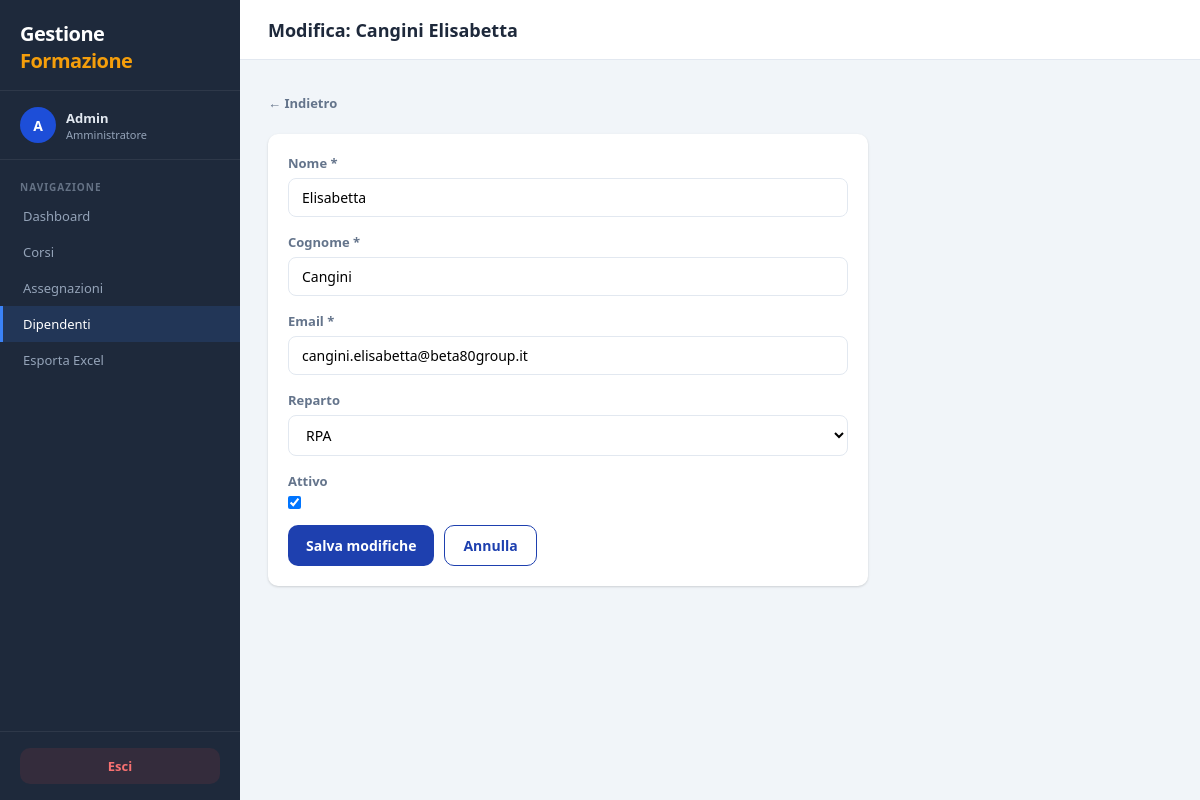
The page /dipendenti/2/modifica/ (signed in) on the database its author committed.
### gestionale/models.py (models this page shows)
class Dipendente(models.Model):
    REPARTO_CHOICES = [
        ('IT', 'IT'),
        ('HR', 'HR'),
        ('PM', 'PM'),
        ('RPA', 'RPA'),
        ('Finance', 'Finance'),
        ('Sales', 'Sales'),
        ('Operations', 'Operations'),
        ('Altro', 'Altro'),
    ]
    nome = models.CharField(max_length=100)
    cognome = models.CharField(max_length=100)
    email = models.EmailField(unique=True)
    reparto = models.CharField(max_length=100, blank=True, choices=REPARTO_CHOICES, db_index=True)
    attivo = models.BooleanField(default=True)
    class Meta:
        verbose_name_plural = 'Dipendenti'
        ordering = ['cognome', 'nome']
    def __str__(self):
        return f'{self.cognome} {self.nome}'

### gestionale/views.py (the view, shortened to what this page needs)
# urls.py: path('dipendenti/<int:pk>/modifica/', views.DipendenteUpdateView.as_view(), name='dipendente_update'),
class DipendenteUpdateView(LoginRequiredMixin, UpdateView):
    model = Dipendente
    form_class = DipendenteForm
    template_name = 'gestionale/dipendenti/form.html'
    def get_object(self, queryset=None):
        obj = super().get_object(queryset)
        if not self.request.user.is_staff and obj.email != self.request.user.email:
            raise PermissionDenied
        return obj

### gestionale/forms.py
class DipendenteForm(StyledFormMixin, forms.ModelForm):
    class Meta:
        model = Dipendente
        fields = ['nome', 'cognome', 'email', 'reparto', 'attivo']

### gestionale/templates/gestionale/dipendenti/form.html (shortened to what this page needs)
{% extends "gestionale/base.html" %}
{% block page_title %}{% if object %}Modifica: {{ object }}{% else %}Nuovo dipendente{% endif %}{% endblock %}
{% block content %}
<a href="{% if object %}{% url 'gestionale:dipendente_detail' object.pk %}{% else %}{% url 'gestionale:dipendente_list' %}{% endif %}" class="back-btn">← Indietro</a>
<div class="card" style="max-width:600px;">
  <div class="card-body">
    <form method="post">
      {% for field in form %}
      <div class="form-group">
        <label class="form-label" for="{{ field.id_for_label }}">
          {{ field.label }}{% if field.field.required %} *{% endif %}
        </label>
        {% if field.field.widget.input_type == 'checkbox' %}
        <div style="display:flex;align-items:center;gap:8px;margin-top:4px;">
          {{ field }}
        </div>
        {% else %}
        {{ field }}
        {% endif %}
      </div>
      {% endfor %}
      <div style="display:flex;gap:10px;margin-top:8px;">
        <button type="submit" class="btn btn-primary">{% if object %}Salva modifiche{% else %}Crea dipendente{% endif %}</button>
        <a href="{% if object %}{% url 'gestionale:dipendente_detail' object.pk %}{% else %}{% url 'gestionale:dipendente_list' %}{% endif %}" class="btn btn-outline">Annulla</a>
      </div>
    </form>
  </div>
</div>
{% endblock %}

### gestionale/templates/gestionale/base.html (shortened to what this page needs)
{% load static %}
<!DOCTYPE html>
<html lang="it">
<head>
  <link rel="stylesheet" href="{% static 'gestionale/css/dashboard.css' %}">
</head>
<body>
<div class="app-layout">
  <aside id="sidebar">
    <div class="sidebar-brand">
      <div class="brand">Gestione <span>Formazione</span></div>
    </div>
    <div class="sidebar-user">
      <div class="avatar {% if request.user.is_staff %}avatar-admin{% else %}avatar-dipendente{% endif %}">
        {{ request.user.username|first|upper }}
      </div>
      <div class="sidebar-user-info">
        <div class="sidebar-user-name">{{ request.user.get_full_name|default:request.user.username }}</div>
        <div class="sidebar-user-role">{% if request.user.is_staff %}Amministratore{% else %}Dipendente{% endif %}</div>
      </div>
    </div>
    <nav>
      <div class="nav-section">Navigazione</div>
      <a href="{% url 'gestionale:dashboard' %}" class="nav-item {% if request.resolver_match.url_name == 'dashboard' %}active{% endif %}">Dashboard</a>
      <a href="{% url 'gestionale:corso_list' %}" class="nav-item {% if 'corso' in request.resolver_match.url_name %}active{% endif %}">Corsi</a>
      <a href="{% url 'gestionale:assegnazione_list' %}" class="nav-item {% if 'assegnazione' in request.resolver_match.url_name or 'certificato' in request.resolver_match.url_name %}active{% endif %}">Assegnazioni</a>
      {% if request.user.is_staff %}
      <a href="{% url 'gestionale:dipendente_list' %}" class="nav-item {% if 'dipendente' in request.resolver_match.url_name %}active{% endif %}">Dipendenti</a>
      <a href="{% url 'gestionale:export_excel' %}" class="nav-item">Esporta Excel</a>
      {% endif %}
    </nav>
    <div class="sidebar-bottom">
      <form method="post" action="{% url 'gestionale:logout' %}">
        <button type="submit" class="btn-logout">Esci</button>
      </form>
    </div>
  </aside>
  <main id="main-content">
    <div class="topbar">
      <div class="topbar-title">{% block page_title %}{% endblock %}</div>
    </div>
    <div class="page-content">
      {% block content %}{% endblock %}
    </div>
  </main>
</div>
</body>
</html>

### gestionale/static/gestionale/css/dashboard.css (style rules this page uses)
:root { --primary:#1e40af;--primary-light:#3b82f6;--primary-dark:#1e3a8a; --success:#10b981;--warning:#f59e0b;--danger:#ef4444;--info:#06b6d4; --bg:#f1f5f9;--card:#ffffff;--sidebar:#1e293b;--sidebar-text:#94a3b8; --sidebar-active:#3b82f6;--text:#1e293b;--text-muted:#64748b; --border:#e2e8f0;--r:10px; --sh:0 1px 3px rgba(0,0,0,.1),0 1px 2px rgba(0,0,0,.06); --sh-md:0 4px 12px rgba(0,0,0,.08); }
* { box-sizing:border-box;margin:0;padding:0 }
body { font-family:'Segoe UI',system-ui,sans-serif;background:var(--bg);color:var(--text);min-height:100vh }
a { text-decoration:none;color:inherit }
button { cursor:pointer;font-family:inherit }
input,select,textarea { font-family:inherit }
.form-group { margin-bottom:16px }
.form-group label { display:block;font-size:13px;font-weight:600;color:var(--text-muted);margin-bottom:6px }
.form-control { width:100%;padding:10px 14px;border:1.5px solid var(--border);border-radius:var(--r); font-size:14px;transition:.2s;outline:none }
.btn { display:inline-flex;align-items:center;gap:6px;padding:10px 18px;border-radius:var(--r); font-size:14px;font-weight:600;border:none;transition:.2s;white-space:nowrap }
.btn-primary { background:var(--primary);color:#fff }
.btn-outline { background:#fff;color:var(--primary);border:1.5px solid var(--primary) }
.app-layout { display:flex;min-height:100vh }
#sidebar { width:240px;background:var(--sidebar);display:flex;flex-direction:column;flex-shrink:0; position:fixed;top:0;left:0;height:100vh;z-index:100;transition:.3s }
.sidebar-brand { padding:20px 20px 16px;border-bottom:1px solid rgba(255,255,255,.07) }
.sidebar-brand .brand { font-size:20px;font-weight:800;color:#fff;letter-spacing:-0.5px }
.sidebar-brand .brand span { color:#f59e0b }
.sidebar-user { padding:16px 20px;border-bottom:1px solid rgba(255,255,255,.07);display:flex;align-items:center;gap:10px }
.avatar { width:36px;height:36px;border-radius:50%;display:flex;align-items:center;justify-content:center; font-weight:700;font-size:14px;flex-shrink:0 }
.avatar-admin { background:#1d4ed8;color:#fff }
.sidebar-user-info { overflow:hidden }
.sidebar-user-name { color:#e2e8f0;font-size:13px;font-weight:600;white-space:nowrap;overflow:hidden;text-overflow:ellipsis }
.sidebar-user-role { color:var(--sidebar-text);font-size:11px }
nav { flex:1;padding:12px 0;overflow-y:auto }
.nav-section { padding:8px 20px 4px;font-size:10px;font-weight:700;color:rgba(148,163,184,.6);text-transform:uppercase;letter-spacing:1px }
.nav-item { display:flex;align-items:center;gap:10px;padding:9px 20px;color:var(--sidebar-text); font-size:13px;font-weight:500;cursor:pointer;transition:.15s;border-left:3px solid transparent }
.nav-item.active { background:rgba(59,130,246,.15);color:#fff;border-left-color:var(--sidebar-active) }
.sidebar-bottom { padding:16px 20px;border-top:1px solid rgba(255,255,255,.07) }
.btn-logout { width:100%;background:rgba(239,68,68,.1);color:#f87171;border:none; padding:9px;border-radius:var(--r);font-size:13px;font-weight:600;display:flex;align-items:center;justify-content:center;gap:8px;cursor:pointer }
#main-content { margin-left:240px;flex:1;min-height:100vh;display:flex;flex-direction:column }
.topbar { background:#fff;border-bottom:1px solid var(--border);padding:0 28px;height:60px; display:flex;align-items:center;justify-content:space-between;position:sticky;top:0;z-index:50 }
.topbar-title { font-size:18px;font-weight:700;color:var(--text) }
.page-content { padding:28px;flex:1 }
.card { background:var(--card);border-radius:var(--r);box-shadow:var(--sh);overflow:hidden }
.card-body { padding:20px }
.form-label { display:block;font-size:13px;font-weight:600;color:var(--text-muted);margin-bottom:6px }
.form-control { width:100%;padding:9px 13px;border:1.5px solid var(--border);border-radius:8px; font-size:14px;outline:none;transition:.2s;background:#fff }
.back-btn { display:inline-flex;align-items:center;gap:6px;color:var(--text-muted);font-size:13px; font-weight:600;cursor:pointer;margin-bottom:16px;padding:6px 0 }

### rows shown on the page
Dipendente: cognome+nome "Cangini Elisabetta", form "Elisabetta" "Cangini" "cangini.elisabetta@beta80group.it" "RPA", form "☑"

### other values the page prints
{{ request.user.username|first|upper }} "A"
{{ request.user.get_full_name|default:request.user.username }} "Admin"
{{ field.label }} "Nome" "Cognome" "Email" "Reparto" "Attivo"
